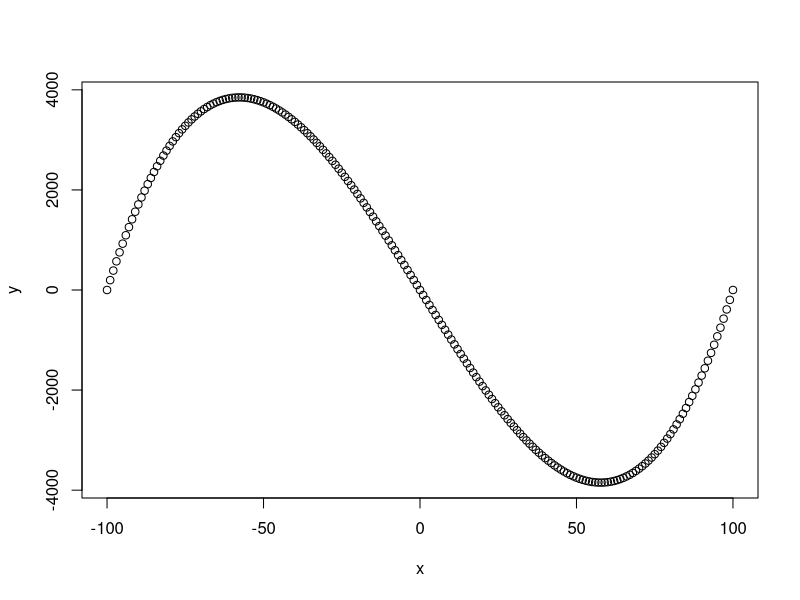
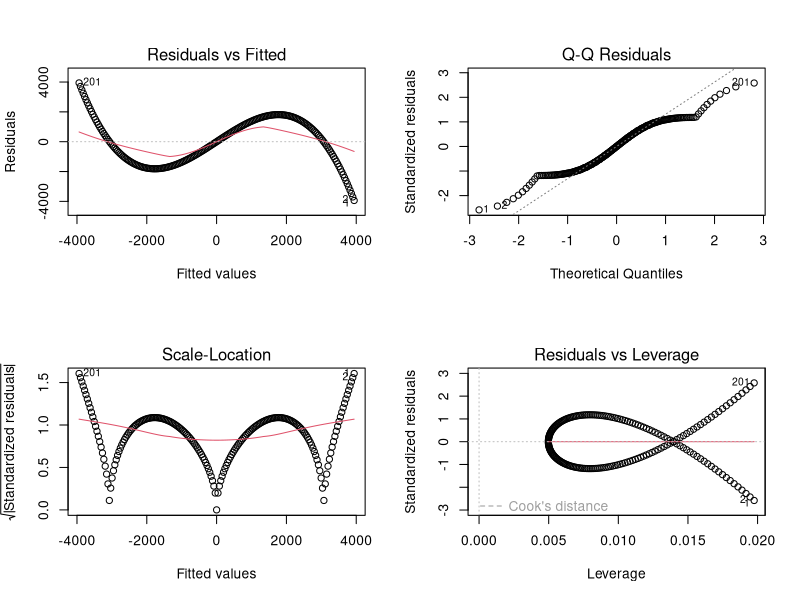

R code for these plots, in order:
x <- -100:100  # Create vector
y <- x^3/100 - 100*x # Create vector by formula

x11()
plot(x, y)
Sys.sleep(10)

model <- lm(y ~ x)
print(model)

lm(formula = y ~ x)

summary(model)


par(mfrow = c(2, 2))
plot(model)

Sys.sleep(10)
